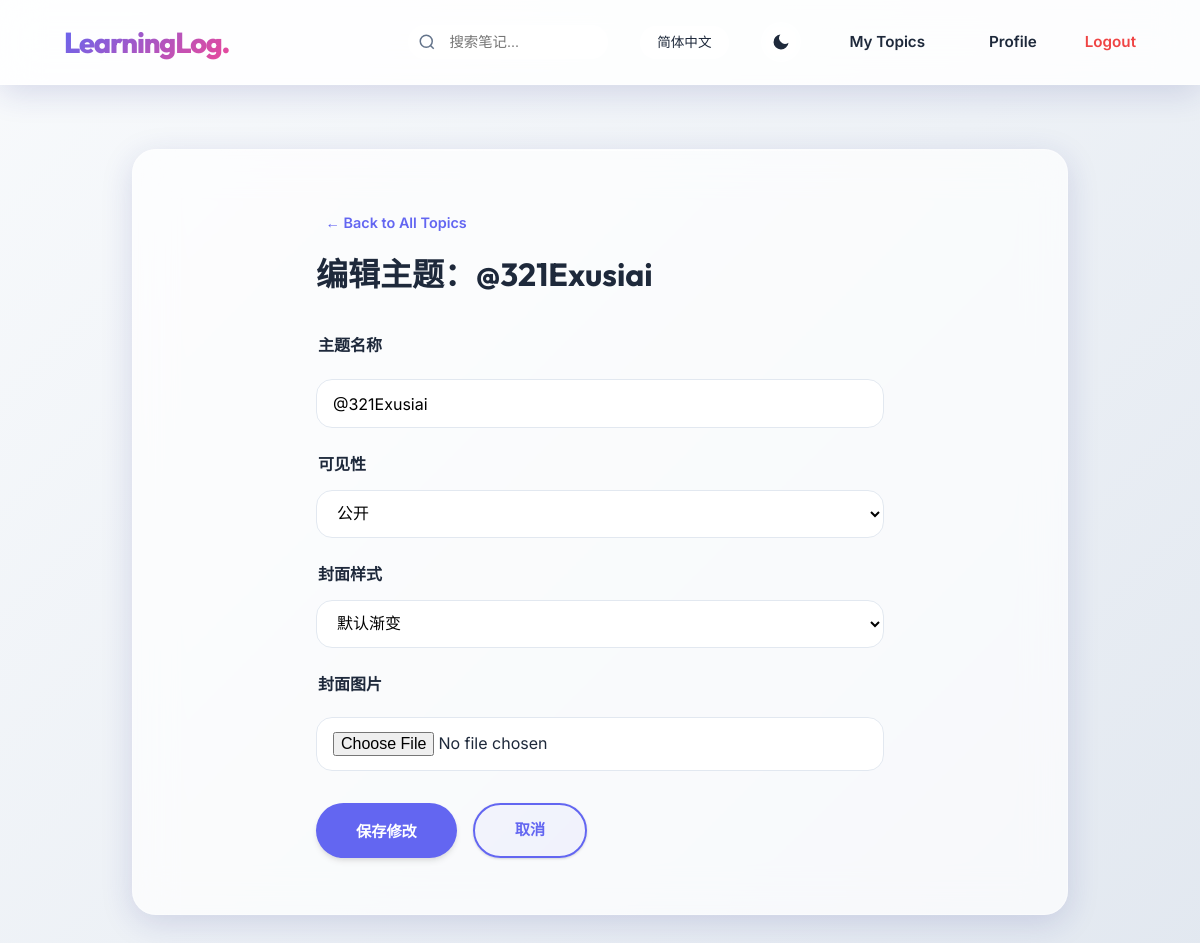
The app's page /zh-hans/edit_topic/11/ (signed in) with its own data.
### learning_logs/models.py (models this page shows, shortened)
class Topic(models.Model):
    COVER_STYLES = [
        ('default', '默认渐变'),
        ('ocean', '海洋蓝'),
        ('sunset', '日落橙'),
        ('forest', '森林绿'),
        ('purple', '梦幻紫'),
        ('pink', '樱花粉'),
        ('gold', '金色阳光'),
        ('dark', '暗夜星空'),
    ]
    VISIBILITY_CHOICES = [
        ('public', '公开'),
        ('private', '私人'),
        ('followers', '仅关注者可见'),
    ]
    text = models.CharField(max_length=200)
    date_added = models.DateTimeField(auto_now_add=True)
    owner = models.ForeignKey(User, on_delete=models.CASCADE)
    tags = models.ManyToManyField(Tag, blank=True, related_name='topics')
    is_deleted = models.BooleanField(default=False)
    deleted_at = models.DateTimeField(null=True, blank=True)
    cover_image = models.ImageField(upload_to='covers/', blank=True, null=True, verbose_name='封面图片')
    cover_style = models.CharField(max_length=20, choices=COVER_STYLES, default='default', verbose_name='封面样式')
    is_pinned = models.BooleanField(default=False, verbose_name='置顶')
    order = models.IntegerField(default=0, verbose_name='排序权重')
    visibility = models.CharField(max_length=20, choices=VISIBILITY_CHOICES, default='public', verbose_name='可见性')

### learning_logs/views.py (the view)
# urls.py: path('edit_topic/<int:topic_id>/', views.edit_topic, name='edit_topic'),
@login_required
def edit_topic(request, topic_id):
    topic = get_object_or_404(Topic, id=topic_id)
    if topic.owner != request.user:
        raise Http404
    if request.method != 'POST':
        form = TopicForm(instance=topic)
    else:
        form = TopicForm(instance=topic, data=request.POST, files=request.FILES)
        if form.is_valid():
            form.save()
            return redirect('learning_logs:topics')
    context = {'topic': topic, 'form': form}
    return render(request, 'learning_logs/edit_topic.html', context)

### learning_logs/forms.py
class TopicForm(forms.ModelForm):
    class Meta:
        model = Topic
        fields = ['text', 'cover_style', 'cover_image', 'visibility']
        labels = {'text': '', 'cover_style': '封面样式', 'cover_image': '封面图片', 'visibility': '可见性'}

### learning_logs/templates/learning_logs/edit_topic.html (shortened to what this page needs)
{% extends "learning_logs/base.html" %}
{% block content %}
<div class="form-page-container">
    <a href="{% url 'learning_logs:topics' %}" class="small-link form-back-link">← Back to All Topics</a>
    <div class="form-header">
        <h2 class="form-title">编辑主题：{{ topic.text }}</h2>
    </div>
    <form method="post" class="standard-form">
        <div class="form-group">
            <label class="form-label">主题名称</label>
            {{ form.text }}
        </div>
        <div class="form-group">
            <label class="form-label">可见性</label>
            {{ form.visibility }}
        </div>
        <div class="form-group">
            <label class="form-label">封面样式</label>
            {{ form.cover_style }}
        </div>
        <div class="form-group">
            <label class="form-label">封面图片</label>
            {{ form.cover_image }}
        </div>
        <div class="form-actions">
            <button type="submit" class="nav-btn btn-primary btn-large">保存修改</button>
            <a href="{% url 'learning_logs:topics' %}" class="nav-btn btn-outline btn-large">取消</a>
        </div>
    </form>
</div>
{% endblock %}

### learning_logs/templates/learning_logs/base.html (style rules this page uses)
:root { --primary: #6366f1; --primary-hover: #4f46e5; --secondary: #ec4899; --accent: #10b981; --danger: #ef4444; --bg-gradient: linear-gradient(135deg, #f8fafc 0%, #e2e8f0 100%); --card-bg: rgba(255, 255, 255, 0.7); --nav-bg: rgba(255, 255, 255, 0.85); --glass-border: rgba(255, 255, 255, 0.3); --glass-shadow: rgba(0, 0, 0, 0.05); --text-main: #1e293b; --text-muted: #64748b; --text-light: #94a3b8; --transition-smooth: all 0.4s cubic-bezier(0.25, 0.46, 0.45, 0.94); --transition-bounce: all 0.6s cubic-bezier(0.68, -0.55, 0.265, 1.55); --transition-glass: all 0.6s cubic-bezier(0.34, 1.56, 0.64, 1); --shadow-sm: 0 1px 3px 0 rgba(0, 0, 0, 0.1), 0 1px 2px 0 rgba(0, 0, 0, 0.06); --shadow-md: 0 4px 6px -1px rgba(0, 0, 0, 0.1), 0 2px 4px -1px rgba(0, 0, 0, 0.06); --shadow-lg: 0 10px 15px -3px rgba(0, 0, 0, 0.1), 0 4px 6px -2px rgba(0, 0, 0, 0.05); --shadow-glass: 0 8px 32px 0 rgba(31, 38, 135, 0.15); --radius-sm: 8px; --radius-md: 16px; --radius-lg: 24px; --radius-xl: 32px; --radius-full: 9999px; --golden-ratio: 1.618; }
* { margin: 0; padding: 0; box-sizing: border-box; }
body { font-family: 'Inter', sans-serif; background: var(--bg-gradient); color: var(--text-main); line-height: 1.6; min-height: 100vh; overflow-x: hidden; background-attachment: fixed; background-size: 100% 100%; }
h1, h2, h3, h4, .logo { font-family: 'Outfit', sans-serif; font-weight: 700; color: var(--text-main); }
.nav-btn { padding: 0.8rem 1.6rem; border-radius: var(--radius-full); font-weight: 600; text-decoration: none; font-size: 0.95rem; transition: var(--transition-bounce); display: inline-flex; align-items: center; justify-content: center; cursor: pointer; position: relative; overflow: hidden; }
.btn-primary { background: var(--primary); color: white; border: none; box-shadow: var(--shadow-md); }
.btn-outline { border: 2px solid var(--primary); color: var(--primary); background: rgba(99, 102, 241, 0.05); box-shadow: var(--shadow-sm); }
form input, form textarea { width: 100%; padding: 1rem 1.4rem; border: 2px solid rgba(226, 232, 240, 0.8); border-radius: var(--radius-md); margin-top: 0.5rem; font-family: inherit; font-size: 1rem; transition: var(--transition-smooth); background: rgba(255, 255, 255, 0.7); backdrop-filter: blur(10px); -webkit-backdrop-filter: blur(10px); }
.form-group { margin-bottom: 2rem; }
.form-label { font-weight: 700; color: var(--text-main); font-size: 0.9rem; display: block; margin-left: 2px; }
.small-link { font-size: 0.9rem; color: var(--primary); text-decoration: none; font-weight: 600; transition: var(--transition-smooth); padding: 0.3rem 0.6rem; border-radius: var(--radius-sm); position: relative; }
.small-link::after { content: ''; position: absolute; bottom: 0; left: 0; width: 100%; height: 2px; background: var(--primary); transform: scaleX(0); transition: var(--transition-smooth); transform-origin: right; }

### learning_logs/templates/learning_logs/edit_topic.html (style rules this page uses)
.form-page-container { max-width: 600px; margin: 0 auto; padding: 0 1rem; }
.form-back-link { margin-bottom: 1rem; display: block; }
.form-header { margin-bottom: 2.5rem; }
.form-title { margin-bottom: 1rem; font-size: 2rem; line-height: 1.2; }
.standard-form { width: 100%; }
.form-group { margin-bottom: 1.5rem; }
.form-label { display: block; margin-bottom: 0.75rem; font-weight: 600; font-size: 1rem; }
.form-actions { display: flex; gap: 1rem; margin-top: 2rem; flex-wrap: wrap; }
.btn-large { padding: 0.85rem 2.5rem; flex-shrink: 0; }
input[type="text"], select, input[type="file"], textarea { width: 100%; padding: 0.85rem 1rem; border: 1px solid #e2e8f0; border-radius: var(--radius-md); font-size: 1rem; box-sizing: border-box; background: white; }

### records on screen
Topic: text "@321Exusiai", visibility "公开", cover_style "默认渐变"

### other values on screen
form field language "简体中文"
